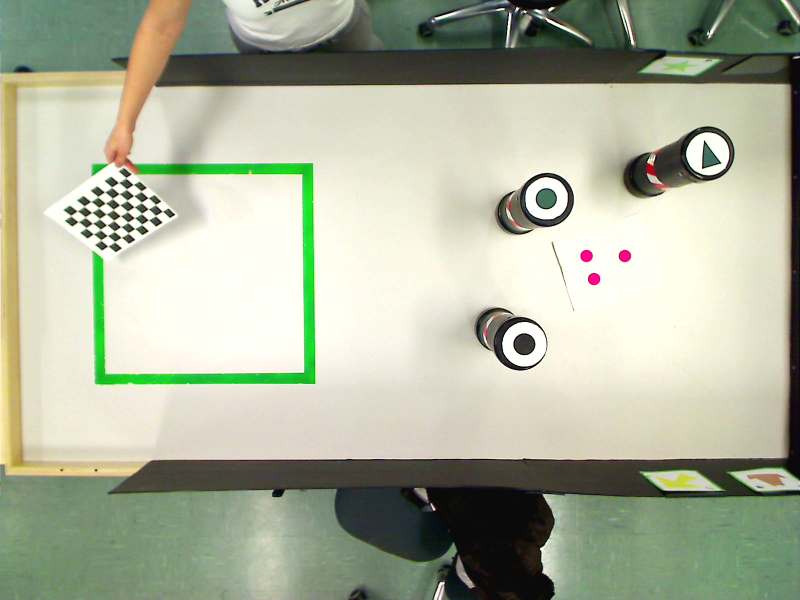
#> input picture design/vision/image/pic (30).png, 1600 x 1200 px (shown at 1/2 size)
$ python -i drawing_zone_detector.py   (imports and definitions only)   (older library calls are emulated)
#> lines starting #> are read from the running program, lines starting #| are printed output that depends on the picture; after the words box and inside, x2 and y2 are one past the last pixel; in counts of white or black regions, pixels touching at a corner belong together
#> further down, picture is the input picture: shape (1200, 1600, 3); mean B, G, R 157.4, 179, 173.4
### design/vision/world_utils.py
import math
import cv2
import numpy as np

from design.vision.constants import (MAXIMUM_ANGLE_BETWEEN_SIMILAR_ANGLES,
                                     MAXIMUM_DISTANCE_BETWEEN_SIMILAR_COORDINATES)


def calculate_angle(point1, point2):
    return math.atan2(point1[1] - point2[1], point1[0] - point2[0])


# [6 lines left out: function define_cardinal_point, not called in this run]


def calculate_norm(x1, y1, x2, y2):
    norm = math.sqrt((x2 - x1) ** 2 + (y2 - y1) ** 2)
    return norm


# [88 lines left out: functions eliminate_duplicated_points, eliminate_close_points_in_list, get_best_information, check_if_both_information_are_similar, undistort_image, triangle_shortest_edge, not called in this run]


def apply_segmentation(image, minimal_color_range, maximal_color_range):
    hsv_image = cv2.cvtColor(image, cv2.COLOR_BGR2HSV)
#> hsv_image: shape (1200, 1600, 3); mean H, S, V 38, 44.4, 182.6
    segmented_image = cv2.inRange(hsv_image,
                                  np.array(minimal_color_range, np.uint8),
                                  np.array(maximal_color_range, np.uint8))
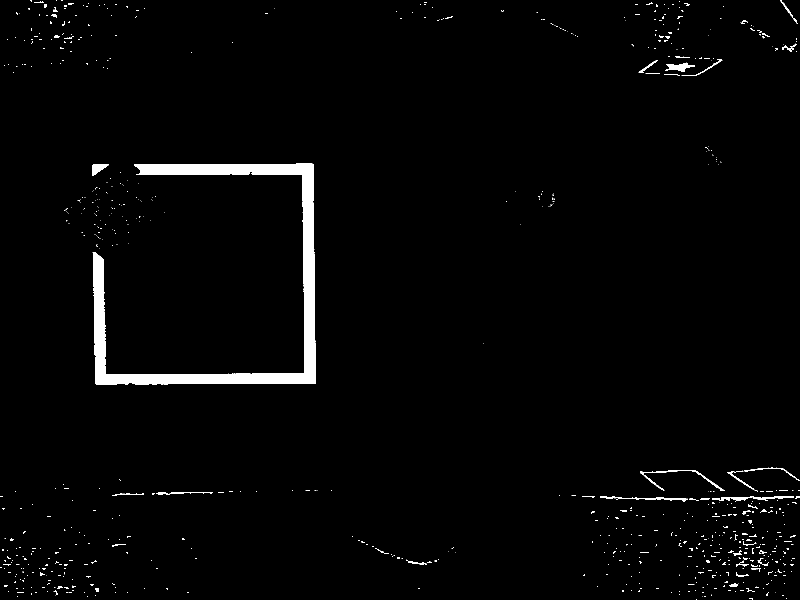
#> segmented_image: shape (1200, 1600) (shown at 1/2 size); 2.3% white; 775 white regions (647 under 20 px)
    return segmented_image


# [7 lines left out: function calculate_centroid, not called in this run]


def calculate_minimal_box_area(contour):
    rectangle = cv2.minAreaRect(contour)
    box = cv2.boxPoints(rectangle)
    box = np.int_(box)
    return cv2.contourArea(box)


def convert_to_degrees(angle_in_radians):
    return (math.degrees(angle_in_radians) + 360) % 360


# [62 lines left out: functions are_robot_information_similar, are_drawing_zone_information_similar, are_obstacles_information_similar, not called in this run]

### design/vision/drawing_zone_detector.py
import cv2
import numpy
import math
import design.vision.constants as constants
from design.vision.exceptions import DrawingZoneNotFound
from design.vision.world_utils import apply_segmentation, calculate_minimal_box_area


class DrawingZoneDetector:
    def __init__(self):
        self.drawing_zone_coordinates = []

    @staticmethod
    def apply_morphological_transformations(image: numpy.ndarray):
        kernel = numpy.ones((5, 5), numpy.uint8)
        transformed_image = cv2.morphologyEx(image, cv2.MORPH_OPEN, kernel)
        transformed_image = cv2.dilate(transformed_image, kernel, iterations=4)
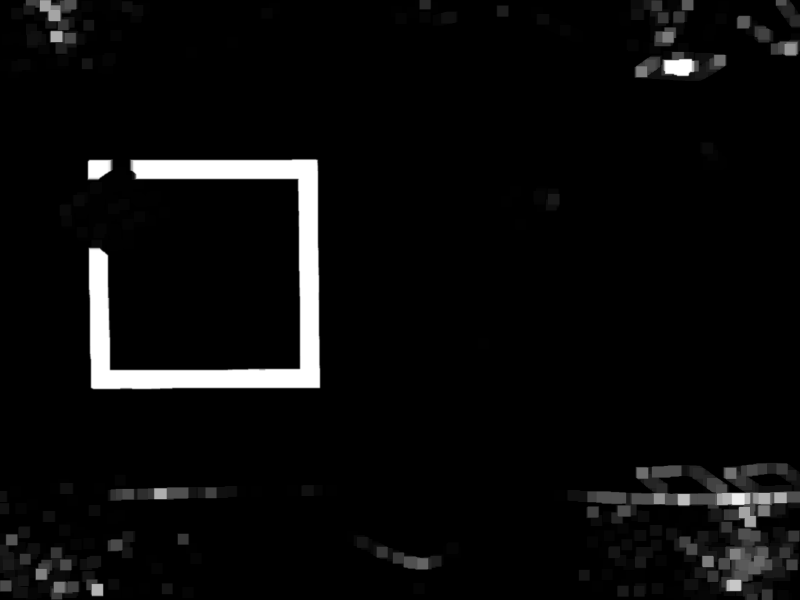
#> transformed_image: shape (1200, 1600) (shown at 1/2 size); min 0, max 255, mean 11.3
        transformed_image = cv2.erode(transformed_image, kernel, iterations=4)
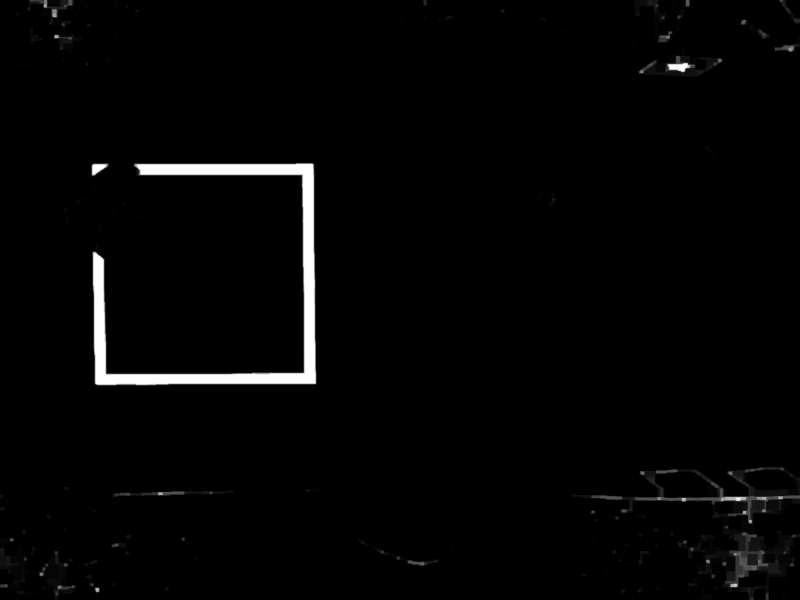
#> transformed_image: shape (1200, 1600) (shown at 1/2 size); min 0, max 255, mean 5.1

        return transformed_image

    def __apply_image_transformations(self, image: numpy.ndarray):
        thresh_image = apply_segmentation(image, constants.MIN_GREEN, constants.MAX_GREEN)
        smooth_image = cv2.GaussianBlur(thresh_image, (5, 5), 0)
        morph_image = self.apply_morphological_transformations(smooth_image)
        return morph_image

    def __find_drawing_zone_contours(self, image: numpy.ndarray):
        pretreated_image = self.__apply_image_transformations(image)
        _, contours, _ = cv2.findContours(pretreated_image, cv2.RETR_LIST, cv2.CHAIN_APPROX_SIMPLE)
#> contours = 122 contours, 6 with area under 20; largest, box (x1, y1, x2, y2) and area: (126, 325, 634, 772) 195313, (198, 351, 607, 747) 154998, (1141, 933, 1600, 1200) 48701, (0, 1074, 200, 1200) 11677, (46, 0, 258, 106) 5994
        return contours

    def find_drawing_zone_vertices(self, image: numpy.ndarray):
        self.drawing_zone_coordinates = []

        contours = self.__find_drawing_zone_contours(image)
        minimal_area = math.inf
        minimal_approximated_contour = None
        for contour in contours:
            box_area = calculate_minimal_box_area(contour)
            perimeter = cv2.arcLength(contour, True)
            approximate_contour = cv2.approxPolyDP(contour, 0.01 * perimeter, True)
            for _ in approximate_contour:
                if len(approximate_contour) == 4 and box_area > constants.DRAWING_ZONE_MIN_AREA:
                    if box_area < minimal_area:
                        minimal_area = box_area
                        minimal_approximated_contour = approximate_contour
#> this loop made 122 passes
#> (rectangle in calculate_minimal_box_area, box in calculate_minimal_box_area, box_area, perimeter, approximate_contour) on passes 2 to 5: (((375.5, 1184.5), (5, 7), -90), [[379, 1187], [372, 1187], [372, 1182], [379, 1182]], 35, 24, [[372, 1182], [372, 1187], [379, 1187], [379, 1182]]), (((254.5, 1184.5), (5, 5), -90), [[257, 1187], [252, 1187], [252, 1182], [257, 1182]], 25, 20, [[252, 1182], [252, 1187], [257, 1187], [257, 1182]]), (((1314.5, 1176.5), (5, 9), -90), [[1319, 1179], [1310, 1179], [1310, 1174], [1319, 1174]], 45, 28, [[1310, 1174], [1310, 1179], [1319, 1179], [1319, 1174]]), (((837.5, 1176.5), (5, 7), -90), [[841, 1179], [834, 1179], [834, 1174], [841, 1174]], 35, 24, [[834, 1174], [834, 1179], [841, 1179], [841, 1174]])
#> (rectangle in calculate_minimal_box_area, box in calculate_minimal_box_area, box_area, perimeter) on passes 1, 6, 8, 9, 10, 11: (((1568.5, 1193.5), (11, 13), -90), [[1575, 1199], [1562, 1199], [1562, 1188], [1575, 1188]], 143, 47.41), (((333.5, 1177.5), (7, 7), -90), [[337, 1181], [330, 1181], [330, 1174], [337, 1174]], 49, 27.41), (((1194.5, 1172.5), (5, 5), -90), [[1197, 1175], [1192, 1175], [1192, 1170], [1197, 1170]], 25, 19.41), (((229.1, 1175.5), (9.49, 24.35), -18.43), [[228, 1188], [220, 1165], [229, 1162], [237, 1185]], 231, 63.66), (((1412.5, 1156.5), (19, 19), -90), [[1422, 1166], [1403, 1166], [1403, 1147], [1422, 1147]], 361, 73.66), (((71.5, 1160), (26, 41), -90), [[92, 1173], [51, 1173], [51, 1147], [92, 1147]], 1066, 129.3)
#> after the loop, minimal_area = inf
        if minimal_approximated_contour is not None:
            for i in minimal_approximated_contour:
                self.drawing_zone_coordinates.append(tuple(i[0]))

        if not self.drawing_zone_coordinates:
#> (the run stopped early here; a loop or call above may not have finished)
